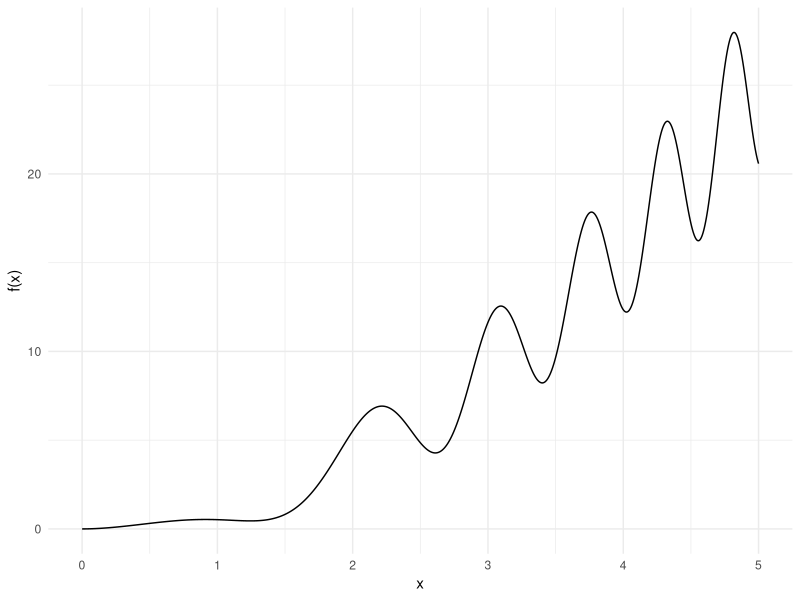
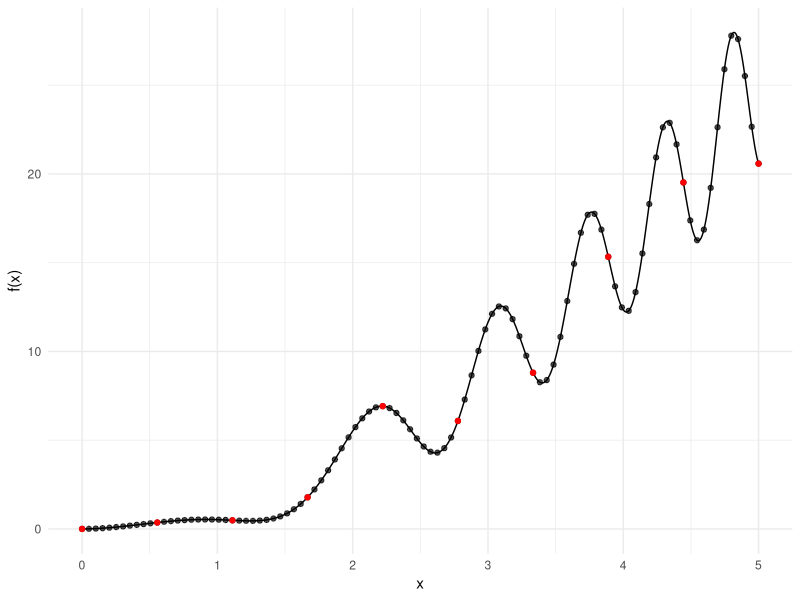

Here is the R script that generated these plots, in order: (Note: this script raises an error after producing the figures.)
## ---- chunk 1
# Define a lambda function in R
add_two_numbers <- function(x, y) x + y

# equivalently, from R 4.1.0
add_two_numbers <- \(x, y) x + y

# Use the lambda function
add_two_numbers(1, 2)
## ---- chunk 2
# Define a function factory in R
make_power <- function(exponent) {
  # lambda here
  pow <- \(x) x^exponent
  return(pow)
}
# Use the function factory
cube <- make_power(3)
cube(2)  # Outputs 8
to_the_tenth <- make_power(10)
to_the_tenth(2) # Outputs 1024
## ---- chunk 3
library(tidyverse)
f <- \(x) x^2 + x *  sin(x - 1.5 * x^2)

curve_plot <- ggplot(data.frame(x = seq(0, 5, length.out = 1000)) |> mutate(y = f(x)), aes(x=x, y=y)) + 
  geom_line() + 
  theme_minimal() +
  ylab("f(x)")

curve_plot
## ---- chunk 4
curve_plot + 
  geom_point(data = data.frame(x = seq(0, 5, length.out = 100)) |> mutate(y = f(x)), aes(x=x, y=y), alpha = .7)+ 
  geom_point(data = data.frame(x = seq(0, 5, length.out = 10)) |> mutate(y = f(x)), aes(x=x, y=y), col = "red") 
## ---- chunk 5
# overloading the arguments of seq to return 
# a lambda that takes an upper argument
grid_factory <- function(len) {
  make_grid <- \(up) seq(from=0, to=up, length.out = len)
  return(make_grid)
} 

# our function
f <- \(x) x^2 + x *  sin(x - 1.5 * x^2)

### low resolution grid maker
g1 <- grid_factory(10)

# max up to 2.5 (low res)
y <- f(g1(2.5))
max(y)

# max up to 4 (low res)
y <- f(g1(4))
max(y)

### high resolution grid maker
g2 <- grid_factory(100)

# max up to 2.5 (high res)
y <- f(g2(2.5))
max(y)

# max up to 4 (high res)
y <- f(g2(4))
max(y)
## ---- chunk 6
# this function will take a function and 
# a grid function to evaluate some values 
# up to one given point
max_over_grid <- function(f, grid, up) {
 y <- f(grid(up))
 max(y)
} 

# our old function
f_1 <- \(x) x^2 + x *  sin(x - 1.5 * x^2)

# a couple of other functions
f_2 <- \(x) x^3 - x *  cos(x - 1.5 * x^2)
f_3 <- \(x) log((x+0.1)^2) + x *  sin(x - 1.5 * x^2)

# run the functions on the grid
# recall what g1 was?
max_over_grid(f_1, g1, 4)
max_over_grid(f_2, g1, 4)
max_over_grid(f_3, g1, 4)
## ---- chunk 7
# A lambda that prints a message 
# given a remainder
remainder_printer <- \(p, q, message)
  if (p %% q == 0) message else ""

fizzbuzz_v10299384 <- function(x) {
  f <- \(printer)
    \(x) paste0(printer(x, 3, "fizz"), printer(x, 5, "buzz"))
  
  # creating a new function and calling it directly!
  out <- f(remainder_printer)(x)
  
  if (nchar(out) == 0)
    out <- x 
  out
}

fizzbuzz_v10299384(15)
fizzbuzz_v10299384(7)
## ---- chunk 8
# import the purrr library
library(purrr)
# this is how we import libraries in R!

# Define a function that squares a number using the factory above
square <- make_power(2)

# Create a vector of numbers
numbers <- 1:5

# Use the map function to apply the square function to the vector
squares <- map_dbl(numbers, square)

squares
## ---- chunk 9
squares = sapply(numbers, square)
## ---- chunk 10
squares <- map_dbl(1:5, make_power(2))
squares
## ---- chunk 11
# Define a lambda that adds two numbers
add <- \(x, y) x + y

# Create two vectors of numbers
numbers1 <- c(1, 2, 3)
numbers2 <- c(10, 11, 12)

# Use the map2 function to apply the add function to the vectors
sums <- map2_dbl(numbers1, numbers2, add)

sums
## ---- chunk 12
sums <- map2_dbl( c(1, 2, 3),  c(10, 11, 12), \(x, y) x+y)
sums
## ---- chunk 13
# Define a function that adds two numbers
add <- \(x, y) x + y

# Create a list of two vectors of numbers
numbers <- list(c(1, 2, 3), c(10, 11, 12))

# Use the pmap function to apply the add function to the vectors
sums <- pmap_dbl(numbers, add)

sums
## ---- chunk 14
# Define two vectors
v1 <- c(1, 2, 3)
v2 <- c(10, 11, 12)

# Use the map2 function to multiply the components of the vectors
products <- map2_dbl(v1, v2, `*`)

# Use the reduce function to sum the products
dot_product <- reduce(products, `+`)

print(dot_product)
## ---- chunk 15
# Define a recursive function to compute the Fibonacci series
fibonacci <- function(n) {
  if (n <= 1) 
    return(n)
   else 
    return(fibonacci(n - 1) + fibonacci(n - 2))
}

# Print the first 10 numbers of the Fibonacci series
map_dbl(0:9, fibonacci)
## ---- chunk 16
# Create a 4x4 matrix in R
matrix_by_row <- matrix(1:16, nrow=4, ncol=4, byrow = TRUE)
matrix_by_row
## ---- chunk 17
# Create a matrix by binding vectors in R
v1 <- c(1, 2, 3, 4)
v2 <- c(5, 6, 7, 8)
v3 <- c(9, 10, 11, 12)
v4 <- c(13, 14, 15, 16)

# Bind vectors as columns
matrix_by_col <- cbind(v1, v2, v3, v4)
matrix_by_col
## ---- chunk 18
# Transpose the matrix in R
t(matrix_by_row)

# comparing the elements of the transposed
# matrix by row with that filled by columns
t(matrix_by_row) == matrix_by_col
## ---- chunk 19
# Define a 3x3 matrix in R
A <- matrix(c(1:9), nrow=3, ncol=3)

# Define a 3x1 vector in R
v <- c(1, 2, 3)
## ---- chunk 20
# Matrix addition
A + A

# Element-wise multiplication
A * A

# Squaring all elements (equivalent to above)
A^2

# Matrix multiplication
A %*% A

# Matrix-vector multiplication
A %*% v
## ---- chunk 21
# Define a full rank matrix
B <- matrix(c(1, 2, 3, 4, 5, 6, 1, 4, 3), nrow=3, byrow=T)
B
## ---- chunk 22
# Compute the determinant of A and B
det(A)
det(B)
## ---- chunk 23
# Compute the inverse of A
solve(A)
# Compute the inverse of B
solve(B)
solve(B) %*% B
## ---- chunk 24
# Compute the eigenvalues and eigenvectors of A and B in R
eigen(A)
eigen(B)
